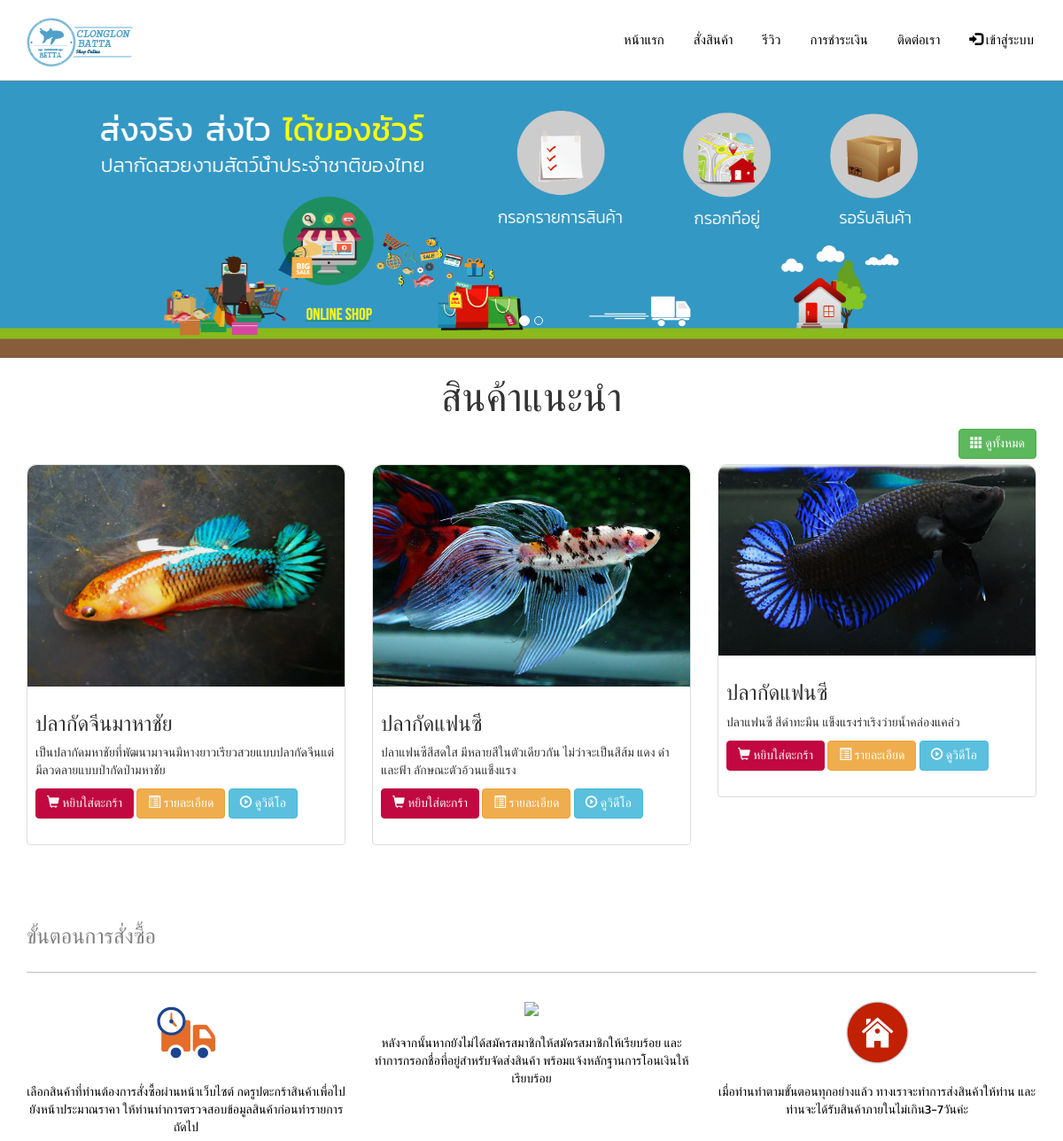
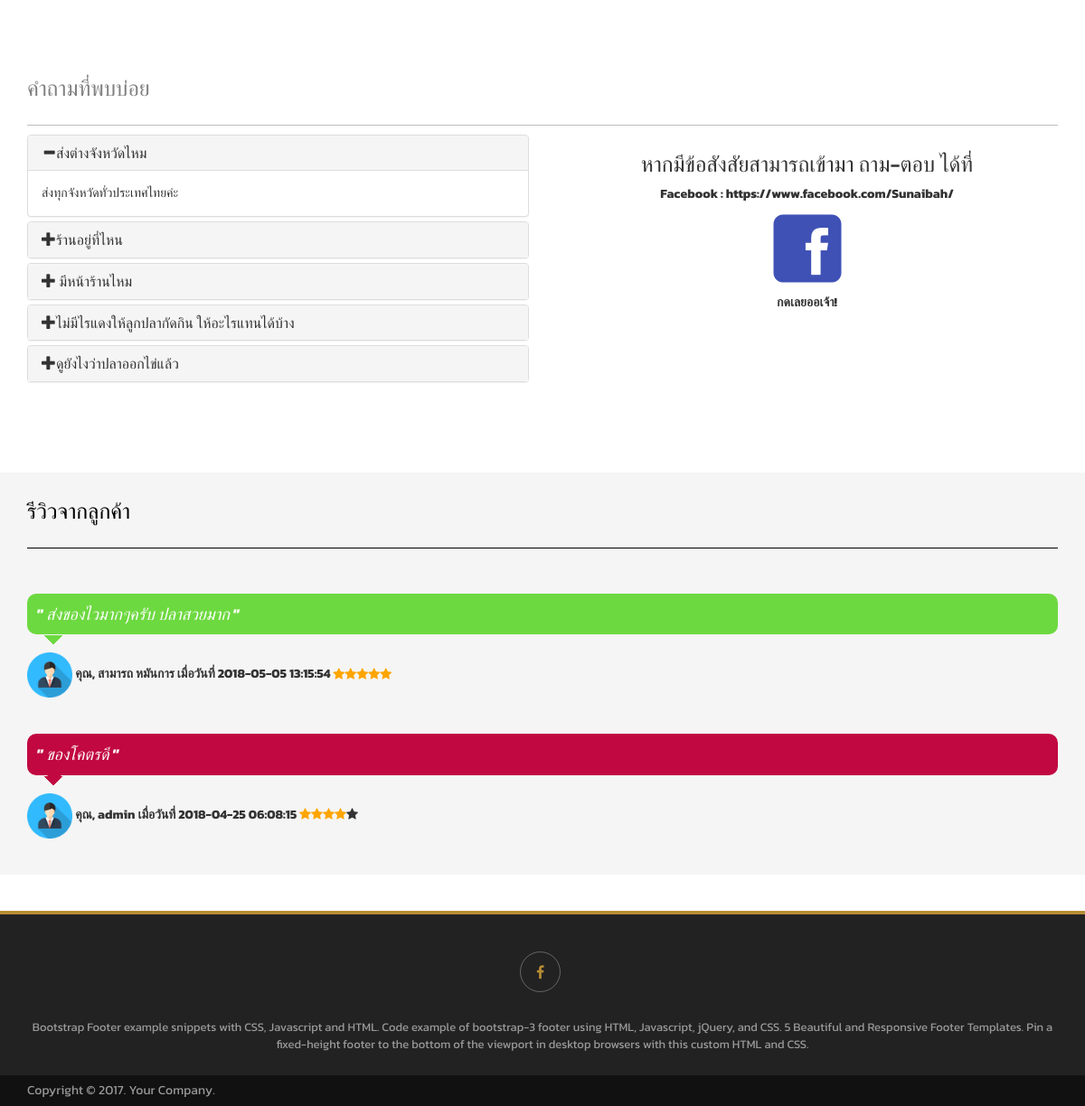
The page / on the database its author committed (2 pictures, top to bottom).
### tables this page shows
CREATE TABLE IF NOT EXISTS `banner` (
  `ID` int(10) NOT NULL AUTO_INCREMENT,
  `Image` varchar(1000) NOT NULL,
  PRIMARY KEY (`ID`)
);

CREATE TABLE IF NOT EXISTS `product` (
  `ProductID` int(100) NOT NULL AUTO_INCREMENT,
  `Product_Name` varchar(100) NOT NULL,
  `Product_Sex` varchar(100) NOT NULL,
  `Product_Size` varchar(100) NOT NULL,
  `Product_Age` varchar(100) NOT NULL,
  `ID_Category` int(100) NOT NULL,
  `Product_Content` varchar(10000) NOT NULL,
  `Product_Price` int(100) NOT NULL,
  `Product_Image` varchar(100) NOT NULL,
  `Product_Video` varchar(1000) NOT NULL,
  `Status` int(1) NOT NULL,
  PRIMARY KEY (`ProductID`)
);

CREATE TABLE IF NOT EXISTS `question` (
  `QuestionID` int(10) NOT NULL AUTO_INCREMENT,
  `Question` varchar(100) NOT NULL,
  `Answer` varchar(1000) NOT NULL,
  PRIMARY KEY (`QuestionID`)
);

CREATE TABLE IF NOT EXISTS `review` (
  `ReviewID` int(10) NOT NULL AUTO_INCREMENT,
  `UserID` int(100) NOT NULL,
  `OrderID` int(100) NOT NULL,
  `Detail` varchar(1000) NOT NULL,
  `Star` int(1) NOT NULL,
  `Date` timestamp NOT NULL,
  PRIMARY KEY (`ReviewID`)
);

CREATE TABLE IF NOT EXISTS `member_user` (
  `UserID` int(100) NOT NULL AUTO_INCREMENT,
  `Name` varchar(100) NOT NULL,
  `Address` varchar(100) NOT NULL,
  `Tel` varchar(10) NOT NULL,
  `Email` varchar(100) NOT NULL,
  `User` varchar(100) NOT NULL,
  `Pass` varchar(100) NOT NULL,
  `Status` varchar(1) NOT NULL,
  PRIMARY KEY (`UserID`)
);

### mainfile/main.php (the view, shortened to what this page needs)
<?php
$sql = "SELECT * FROM product WHERE Status = 1 order by ProductID asc limit 0,3";
$result = $con->query($sql);
$num = 0;
?>
<div class="container-fuild">
  <div class="container">
    <div style="text-align: center;">
      <h1 class="title">สินค้าแนะนำ</h1>
    </div>
    <a style="float: right;" href="index.php?pagemenu=product" class="btn btn-success" role="button">
      <span class="glyphicon glyphicon-th"></span> ดูทั้งหมด
    </a>
    <br><br>
    <div class="row">
      <?php while ($row = $result->fetch_assoc()) {
        ?>
        <div class="col-md-4 a">
          <div class="item-box thumbnail">
            <img class="item-img" src="images/<?php echo $row['Product_Image'] ?>" >
            <div class="caption">
              <h3><?php echo $row['Product_Name'] ?></h3>
              <p><?php echo $row['Product_Content']; ?></p>
              <div class="button-choose">
                <a href="index.php?cart=add&id=<?php echo $row['ProductID'] ?>" class="btn btn-danger" role="button" >
                  <span class="glyphicon glyphicon-shopping-cart"></span> หยิบใส่ตะกร้า
                </a>
                <a class="btn btn-warning" role="button" data-toggle="modal" data-target="#detail<?php echo $num; ?>">
                  <span class="glyphicon glyphicon-list-alt"></span> รายละเอียด</a>
                  <a class="btn btn-info" role="button" data-toggle="modal" data-target="#myModal<?php echo $num; ?>">
                    <span class="glyphicon glyphicon-play-circle"></span> ดูวิดีโอ</a>
                  </div>
                </div>
              </div>
            </div>
            <?php $num++;}?>
          </div>
        </div>
      </div>
      <br><br>
      <div class="container-fuild" >
        <div class="container">
          <h3 style="border-bottom: 0.5px solid #bfbfbf; margin-top:30px;color: grey;">ขั้นตอนการสั่งซื้อ <br><br></h3>
          <br>
          <div class="row">
            <div class="col-md-4">
              <div class="detail-process ">
                <img src="images/c4.png">
                <br>
                <br>
                <div>
                  <a>เลือกสินค้าที่ท่านต้องการสั่งซื้อผ่านหน้าเว็บไซต์
                    กดรูปตะกร้าสินค้าเพื่อไปยังหน้าประมาณราคา
                  ให้ท่านทำการตรวจสอบข้อมูลสินค้าก่อนทำรายการถัดไป</a>
                </div>
              </div>
            </div>
            <div class="col-md-4">
              <div class="detail-process">
                <img src="images/cart-icon.png">
                <br>
                <br>
                <div>
                  <a>หลังจากนั้นหากยังไม่ได้สมัครสมาชิกให้สมัครสมาชิกให้เรียบร้อย และทำการกรอกชื่อที่อยู่สำหรับจัดส่งสินค้า
                  พร้อมแจ้งหลักฐานการโอนเงินให้เรียบร้อย</a>
                </div>
              </div>
            </div>
            <div class="col-md-4">
              <div class="detail-process">
                <img src="images/icon-home.png">
                <br>
                <br>
                <div>
                  <a>เมื่อท่านทำตามขั้นตอนทุกอย่างแล้ว ทางเราจะทำการส่งสินค้าให้ท่าน
                  และท่านจะได้รับสินค้าภายในไม่เกิน3-7วันค่ะ</a>
                </div>
              </div>
            </div>
          </div>
        </div>
      </div>
      <?php include 'mainfile/question.php';?>
      <br><br>
      <?php include 'review.php';?>

### mainfile/carousel.php (shortened to what this page needs)
<?php
$sql =  "SELECT * FROM banner ";
$result = $con->query($sql);
$numrow = $result->num_rows;
$row = mysqli_fetch_assoc($result);
?>
<div class="container-fuild">
  <div id="myCarousel" class="carousel slide" data-ride="carousel">
    <ol class="carousel-indicators">
      <li data-target="#myCarousel" data-slide-to="0" class="active"></li>
      <?php for($i=1;$i<$numrow;$i++){?>
      <li data-target="#myCarousel" data-slide-to="<?php echo $i ;?>"></li>
        <?php }?>
    </ol>
    <div class="carousel-inner">
      <div class="item active">
        <img src="images/<?php echo $row['Image'];?>" alt="Los Angeles" style="width:100%;max-height: 600px;height: auto;">
      </div>
    </div>
  </div>
</div>

### mainfile/question.php (shortened to what this page needs)
<?php
$sql = "SELECT * FROM question ";
$result = $con->query($sql);
$num = 1;
?>
<br><br><br>
<div class="container-fuild" >
  <div class="container">
    <h3 style="border-bottom: 0.5px solid #bfbfbf; margin-top:30px;color: grey;">คำถามที่พบบ่อย <br><br></h3>
    <div class="row">
      <div class="col-md-6">
        <div class="panel-group" id="accordion">
          <?php while ($row = $result->fetch_assoc()) {  ?>
          <div class="panel panel-default ">
            <div class="panel-heading">
              <h4 class="panel-title">
                <a class="hide-content<?php echo $num;?>" style="text-decoration: none;" data-toggle="collapse" data-parent="#accordion" href="#collapse<?php echo $num;?>">
                  <?php if($num==1){?>
                  <span class=" glyphicon glyphicon-minus">
                    <?php }else{?>
                    <span class=" glyphicon glyphicon-plus">
                      <?php }?>
                    </span><?php echo $row['Question'];?>
                  </a>
                </h4>
              </div>
              <div id="collapse<?php echo $num;?>" class="panel-collapse collapse  <?php if($num==1){ echo "in" ; }else{}?>">
                <div class="panel-body"><?php echo $row['Answer'];?></div>
              </div>
            </div>
            <?php $num++; }?>
          </div>
        </div>
        <div class="col-md-6" style="text-align: center;">
          <h3 >หากมีข้อสังสัยสามารถเข้ามา ถาม-ตอบ ได้ที่</h3>
          <b>Facebook : https://www.facebook.com/Sunaibah/</b><br>
          <a href="https://www.facebook.com/Sunaibah/" target="_blank"><img src="images/facebook.png"></a><b><br>กดเลยออเจ้า!</b>
        </div>
      </div>
    </div>
  </div>

### mainfile/review.php
<br><br>
<div class="container-fuild" style="background-color: #80808014;" >
  <div class="container">
    <h3 style="border-bottom: 0.5px solid black; margin-top:30px;color: black;">รีวิวจากลูกค้า <br><br></h3>
    <br><br>
    <?php
    $check = 0;
    $class = "";
    $sql = "SELECT * FROM review  order by ReviewID desc limit 0,2";
    $result = $con->query($sql);
    while($row = $result->fetch_assoc()) {
      $sqluser = "SELECT * FROM member_user where UserID = '".$row['UserID']."'   ";
      $resultuser = $con->query($sqluser);
      $rowuser = mysqli_fetch_assoc($resultuser);
      if($check%2 == 0){
        $class = 'class="review-1"';
      }
      if($check%2 == 1){
        $class = 'class="review"';
      }
      ?>
      <div <?php echo $class; ?> >
        <div class="item-review">
          <i><b>" </b></i>
          <i><?php echo $row['Detail'];?></i>
          <i><b> "</b></i>
        </div>
      </div>
      <div class="user-review">
        <br>
        <img src="images/people.png" style="max-width: 50px;width: auto;max-height: 50px;">
        <b>คุณ, <?php echo $rowuser['Name']; ?> เมื่อวันที่ <?php echo $row['Date']; ?> </b>
        <?php
        $num = 5;
        if($row['Star'] != 5){
          $star = $num - $row['Star'];
          for($i=0;$i<$row['Star'];$i++){
            echo '<span class="fa fa-star checked"></span>';
          }
          for($i=0;$i<$star;$i++){
            echo '<span class="fa fa-star "></span>';
          }
        }
        else{
          for($i=0;$i<$row['Star'];$i++){
            echo '<span class="fa fa-star checked"></span>';
          }
        }
        ?>
      </div>
      <br><br>
      <?php $check++; }?>
  </div>
</div>

### css/theme_web.css (style rules this page uses)
body { padding-top: 90px; font-family: 'Kanit', sans-serif; }
.item-img { width: 100%; max-height: 300px; height: auto; }
h1.title { font-size: 45px; color: #333; }
.btn-danger { color: #f9f9f9; background-color: #c10841; border-color: #c10841; }
.detail-process { text-align: center; }
.detail-process a { text-decoration: none; color: black; }
.detail-process img { max-width: 75px; width: auto; max-height: 75px; height: auto; }
.item-img { width: 100%; max-height: 250px; height: auto; border-top-left-radius:10px; border-top-right-radius:10px; padding: -3px; }
.item-box { padding-right: 0px; padding-left: 0px; padding-top: 0px; padding-bottom: 20px; border-top-left-radius:10px; border-top-right-radius:10px; }
.review { position: relative; background: #c10841; border-radius: 10px; }
.review :after { content: ''; position: absolute; bottom: 0; left: 30px; width: 0; height: 0; border: 0.594em solid transparent; border-top-color: #c10841; border-bottom: 0; margin-left: -0.594em; margin-bottom: -0.594em; }
.review-1 { position: relative; background: #6dd940; border-radius: 10px; }
.review-1 :after { content: ''; position: absolute; bottom: 0; left: 30px; width: 0; height: 0; border: 0.594em solid transparent; border-top-color: #6dd940; border-bottom: 0; margin-left: -0.594em; margin-bottom: -0.594em; }
.item-review { padding: 10px; }
.item-review i { font-size: 18px; color: white; }
.checked { color: orange; }

### rows shown on the page
banner: Image (picture)
product: Product_Image (picture), Product_Name "ปลากัดจีนมาหาชัย", Product_Content "เป็นปลากัดมหาชัยที่พัฒนามาจนมีหางยาวเรียวสวยแบบปลากัดจีนแต่มีลวดลายแบบป่ากัดป่ามหาชัย"
product: Product_Image (picture), Product_Name "ปลากัดแฟนซี", Product_Content "ปลาแฟนซีสีสดใส มีหลายสีในตัวเดียวกัน ไม่ว่าจะเป็นสีส้ม แดง ดำ และฟ้า ลักษณะตัวอ้วนแข็งแรง"
product: Product_Image (picture), Product_Name "ปลากัดแฟนซี", Product_Content "ปลาแฟนซี สีดำทะมึน แข็งแรงร่าเริงว่ายน้ำคล่องแคล่ว"
question: Question "ส่งต่างจังหวัดไหม", Answer "ส่งทุกจังหวัดทั่วประเทศไทยค่ะ"
question: Question "ร้านอยู่ที่ไหน"
question: Question "มีหน้าร้านไหม"
question: Question "ไม่มีไรแดงให้ลูกปลากัดกิน ให้อะไรแทนได้บ้าง"
question: Question "ดูยังไงว่าปลาออกไข่แล้ว"
review: Detail "ส่งของไวมากๆครับ ปลาสวยมาก", UserID.Name "สามารถ หมันการ", Date "2018-05-05 13:15:54", Star 5 (drawn)
review: Detail "ของโคตรดี", UserID.Name "admin", Date "2018-04-25 06:08:15", Star 4 (drawn)
